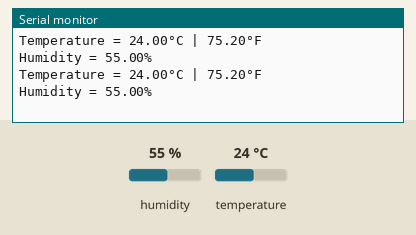
Recording of a sketch running on a simulated Arduino Uno, built with avr-gcc and run on an emulated ATmega328P. On the bench: the last lines printed to the serial monitor. The test bench sets the inputs (shaded band); at power-on: humidity 55 %, temperature 24 °C.

Above: at 2.8 s.
2.9 s: humidity set to 22 %
At 5.3 s:
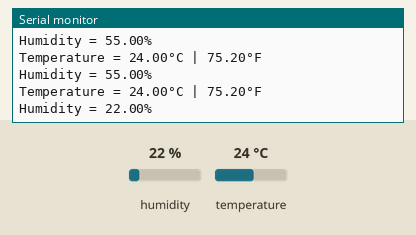
5.6 s: temperature set to 12 °C
At 6.6 s:
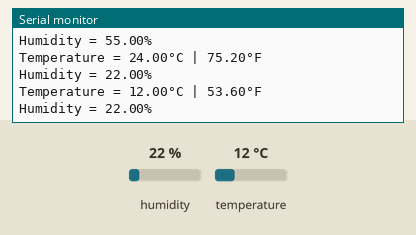
8.3 s: humidity set to 40 %
At 11.5 s:
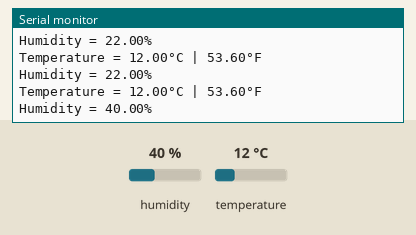
Timing chart, 0 to 13.0 s (numbered marks = the images above; inputs shaded):
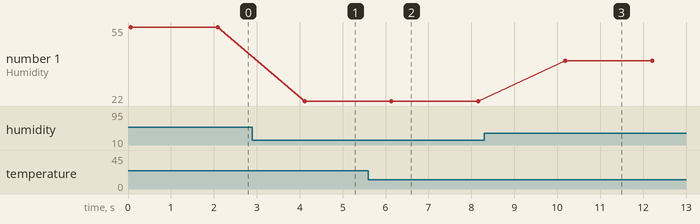

The sketch:

sketch_feb6a.ino
```cpp
#include <dht.h>        // Include library
#include <LiquidCrystal_I2C.h>
#define outPin 3        // Defines pin number to which the sensor is connected

dht DHT;                // Creates a DHT object
LiquidCrystal_I2C lcd(0x3f,16,2);

void setup() {
	Serial.begin(9600);
}

void loop() {
	int readData = DHT.read11(outPin);

	float t = DHT.temperature;        // Read temperature
	float h = DHT.humidity;           // Read humidity

	Serial.print("Temperature = ");
	Serial.print(t);
	Serial.print("°C | ");
	Serial.print((t*9.0)/5.0+32.0);        // Convert celsius to fahrenheit
	Serial.println("°F ");
	Serial.print("Humidity = ");
	Serial.print(h);
	Serial.println("% ");
	Serial.println("");

  lcd.setCursor(0,0);
  lcd.print("Hello");

	delay(2000); // wait two seconds
}
```

Measured:
- after the input at 2.9 s, the serial monitor: prints a new line after 1.2 s (image 1)
- after the input at 5.6 s, the serial monitor: prints a new line after 0.50 s (image 2)
- after the input at 8.3 s, the serial monitor: prints a new line after 1.9 s (image 3)
- plotted number 1: 55 → 22 after the input at 2.9 s, 22 → 40 after the input at 8.3 s
